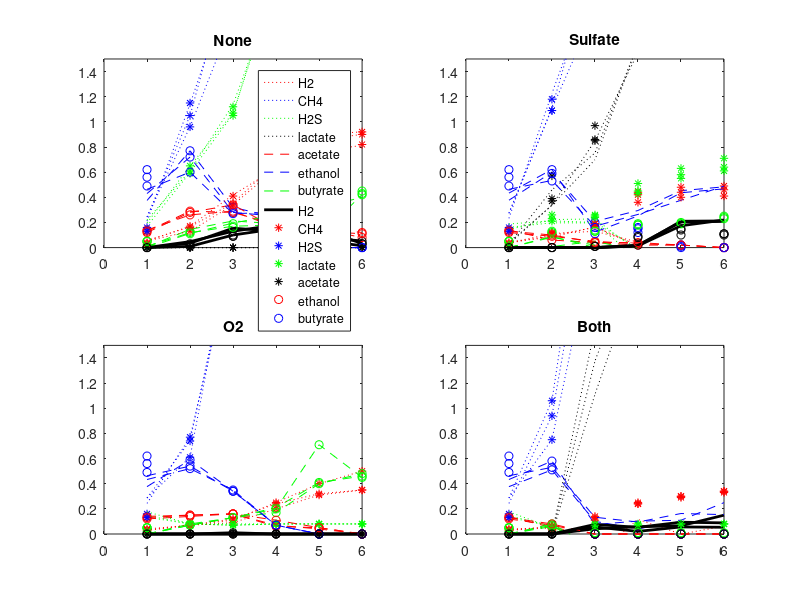

MATLAB code for this plot:
clear; clc
data=[0.04	0.03	0.03	0.13	0.16	0.13	0.02	0.02	0.02	0.00	0.00	0.00	0.14	0.12	0.13	0.49	0.56	0.62	0.05	0.05	0.05	0.00	0.00	0.00
0.16	0.13	0.17	1.15	0.96	1.05	0.59	0.65	0.61	0.00	0.00	0.00	0.26	0.28	0.29	0.77	0.72	0.60	0.13	0.12	0.11	0.02	0.01	0.03
0.35	0.34	0.41	2.15	1.83	2.32	1.05	1.07	1.12	0.00	0.00	0.00	0.29	0.34	0.28	0.32	0.28	0.27	0.19	0.17	0.16	0.09	0.10	0.09
0.67	0.63	0.63	3.19	2.99	3.15	2.16	2.11	2.08	0.00	0.00	0.00	0.16	0.15	0.18	0.24	0.25	0.28	0.19	0.18	0.26	0.18	0.15	0.13
0.90	0.78	0.84	3.98	3.57	3.88	2.57	2.54	2.65	0.00	0.00	0.00	0.15	0.16	0.13	0.00	0.00	0.00	0.36	0.36	0.02	0.08	0.08	0.03
0.92	0.82	0.90	4.18	3.82	4.16	2.62	2.63	2.75	0.00	0.00	0.00	0.08	0.12	0.11	0.00	0.00	0.00	0.45	0.43	0.42	0.05	0.03	0.03
0.04	0.03	0.03	0.13	0.16	0.13	0.02	0.02	0.02	0.00	0.00	0.00	0.14	0.12	0.13	0.49	0.56	0.62	0.05	0.05	0.05	0.00	0.00	0.00
0.11	0.12	0.11	1.18	1.09	1.09	0.26	0.21	0.23	0.57	0.37	0.39	0.06	0.09	0.10	0.59	0.62	0.53	0.11	0.12	0.13	0.00	0.00	0.00
0.19	0.17	0.19	2.12	1.82	2.25	0.26	0.25	0.24	0.85	0.86	0.97	0.04	0.05	0.04	0.20	0.11	0.16	0.14	0.13	0.13	0.01	0.01	0.01
0.42	0.44	0.36	3.13	3.11	3.10	0.51	0.43	0.45	3.24	3.20	2.92	0.02	0.03	0.04	0.16	0.12	0.15	0.18	0.19	0.18	0.02	0.08	0.09
0.44	0.48	0.40	4.23	4.39	4.21	0.63	0.55	0.58	8.69	8.34	7.62	0.02	0.02	0.02	0.01	0.02	0.00	0.19	0.19	0.20	0.10	0.15	0.14
0.46	0.49	0.41	4.38	4.61	4.50	0.71	0.61	0.64	9.38	9.24	9.56	0.00	0.00	0.00	0.00	0.00	0.00	0.25	0.23	0.24	0.11	0.10	0.11
0.04	0.03	0.03	0.13	0.16	0.13	0.02	0.02	0.02	0.00	0.00	0.00	0.14	0.12	0.13	0.49	0.56	0.62	0.05	0.05	0.05	0.00	0.00	0.00
0.07	0.07	0.07	0.77	0.61	0.74	0.08	0.08	0.08	0.00	0.00	0.00	0.15	0.14	0.15	0.59	0.52	0.54	0.08	0.07	0.07	0.00	0.00	0.00
0.11	0.09	0.12	2.21	2.42	2.34	0.07	0.08	0.07	0.00	0.00	0.00	0.16	0.16	0.16	0.34	0.35	0.34	0.13	0.13	0.13	0.00	0.00	0.01
0.25	0.20	0.24	4.92	5.15	4.60	0.08	0.08	0.08	0.00	0.00	0.00	0.06	0.07	0.11	0.07	0.07	0.07	0.21	0.17	0.20	0.00	0.00	0.00
0.40	0.31	0.32	6.60	6.61	6.36	0.08	0.08	0.08	0.00	0.00	0.00	0.05	0.04	0.05	0.00	0.00	0.00	0.41	0.40	0.71	0.00	0.00	0.00
0.50	0.35	0.35	6.82	6.88	6.91	0.08	0.08	0.08	0.00	0.00	0.00	0.00	0.00	0.00	0.00	0.00	0.00	0.46	0.48	0.45	0.00	0.00	0.00
0.04	0.03	0.03	0.13	0.16	0.13	0.02	0.02	0.02	0.00	0.00	0.00	0.14	0.12	0.13	0.49	0.56	0.62	0.05	0.05	0.05	0.00	0.00	0.00
0.05	0.05	0.06	0.94	0.75	1.06	0.06	0.06	0.05	0.00	0.00	0.00	0.05	0.07	0.08	0.51	0.58	0.53	0.08	0.06	0.07	0.00	0.00	0.00
0.13	0.11	0.14	2.38	2.00	2.67	0.07	0.08	0.07	2.58	2.02	3.24	0.00	0.00	0.00	0.00	0.00	0.00	0.01	0.01	0.01	0.00	0.00	0.00
0.24	0.24	0.25	5.22	4.14	4.60	0.07	0.08	0.07	2.77	3.32	3.39	0.00	0.00	0.00	0.00	0.00	0.00	0.01	0.01	0.01	0.00	0.00	0.00
0.30	0.29	0.30	6.96	6.55	7.01	0.08	0.08	0.08	4.44	4.42	5.49	0.00	0.00	0.00	0.00	0.00	0.00	0.01	0.00	0.01	0.00	0.00	0.00
0.33	0.34	0.34	7.62	6.91	7.67	0.08	0.08	0.08	4.53	6.86	5.61	0.00	0.00	0.00	0.00	0.00	0.00	0.00	0.00	0.01	0.00	0.00	0.00];

i=0;
j=0;
col=colormap(hsv(4));

t={'None','Sulfate','O2','Both'};

a=[0, 0, 4, 0, 2, 0, -2, -4, 0, 0, -1, 2, 2; %H2
    6, 0, 2, 2, 1, 1, 0, -1, 1, 1, 1, 2, 0; % Co2
    0, 0, 0, 0, 0, 0, 0, 1, 1, -1, -1, 0, 0; % CH4
    0, 0, 0, 0, 0, 0.5, 0.5, 0, 0, 0, 1, 0, 0; % H2S
    0, 2, 0, 0, -1, -1, 0, 0, 0, 0, 0, 0, 0; % lactate
    0, 0, 2, 1, 1, 1, 0, 0, -1, 0, 0, 0, -3; % acetate
    0, 0, 0, 1, 0, 0, 0, 0, 0, 0, 0, 0, -6; % ethanol
    0, 0, 0, 0, 0, 0, 0, 0, 0, 0, 0, 1, 3]; %butyrate

l=size(a,1);
for c=1:4
  j=j+1;
  if c==1
      b=[zeros(l,1) a(:,2:5) zeros(l,2) a(:,8:9) zeros(l,2) a(:,12:13)];
  elseif c==2
      b=[zeros(l,1) a(:,2:9) zeros(l,1) a(:,11:13)];
  elseif c==3
      b=[a(:,1:5) zeros(l,2) a(:,8:10) zeros(l,1) a(:,12:13)];
  elseif c==4
      b=[a(:,1:13)];
  end
  for rep=1:3
    for d=1:6
      i=i+1;
      p(i,:)=data(((c-1)*6+d),[1 4 7 10 13 16 19 22]+rep-1); 
      sol2(:,i) = lsqnonneg(b,p(i,:)');  
      cm(i,:)=b*sol2(1:end,i);
      
      
    end
   
    subplot(2,2,j);plot(1:6,cm(i-5:i,1),':r',1:6,cm(i-5:i,2),':b',1:6,cm(i-5:i,3),':g',1:6,cm(i-5:i,4),':k',1:6,cm(i-5:i,5),'--r',1:6,cm(i-5:i,6),'--b',1:6,cm(i-5:i,7),'--g',1:6,cm(i-5:i,8),'-k','LineWidth', 2);
    hold on; 
    plot(1:6,p(i-5:i,1),'*r',1:6,p(i-5:i,2),'*b',1:6,p(i-5:i,3),'*g',1:6,p(i-5:i,4),'*k',1:6,p(i-5:i,5),'or',1:6,p(i-5:i,6),'ob',1:6,p(i-5:i,7),'og',1:6,p(i-5:i,8),'ok')
    
    axis([0 6 0 1.5]);
    title(t{j})
  end
  
  if c==1
     legend({'H2','CH4','H2S','lactate','acetate','ethanol','butyrate','H2','CH4','H2S','lactate','acetate','ethanol','butyrate'});
end
end
  
